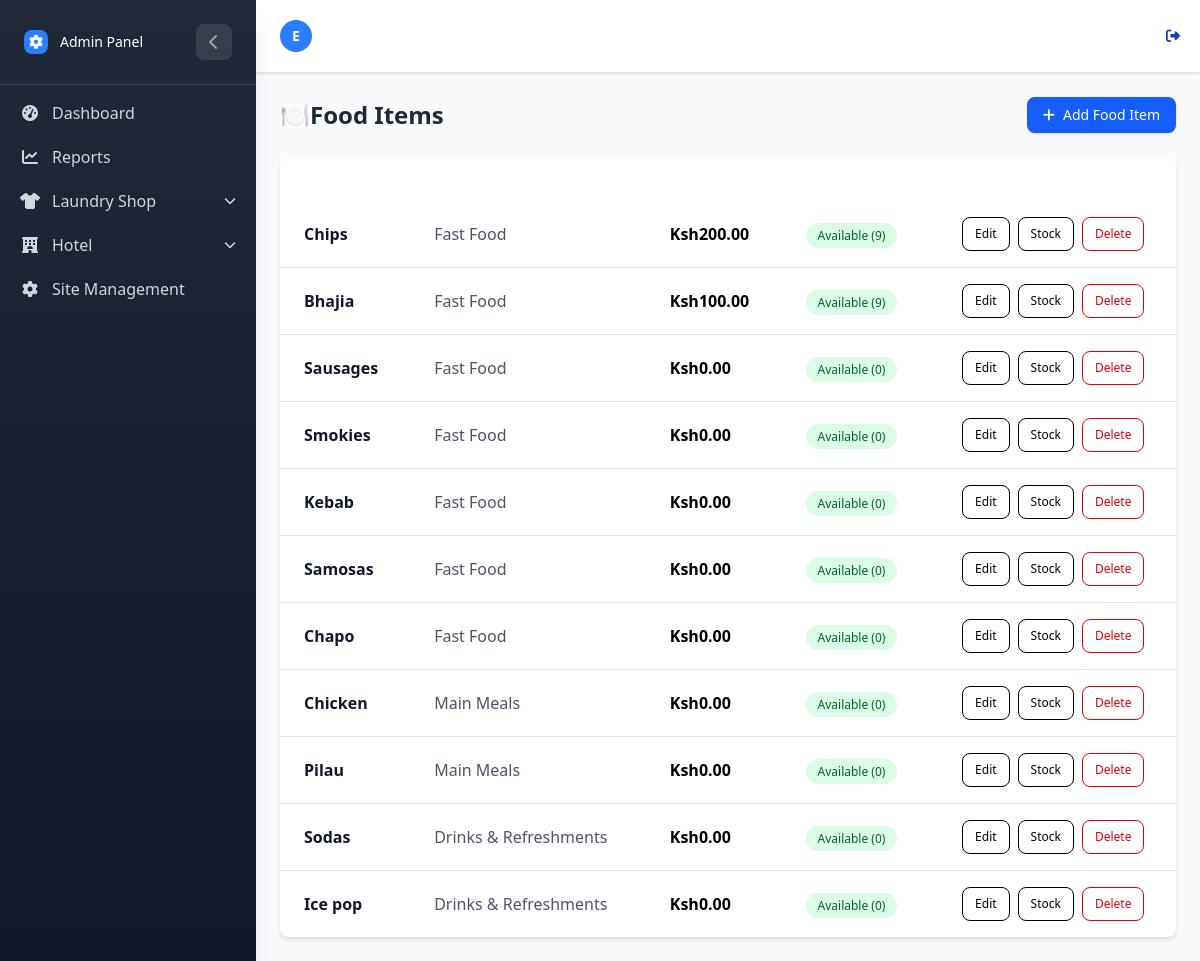
The app's page /Hotel/items/ (signed in), older data.
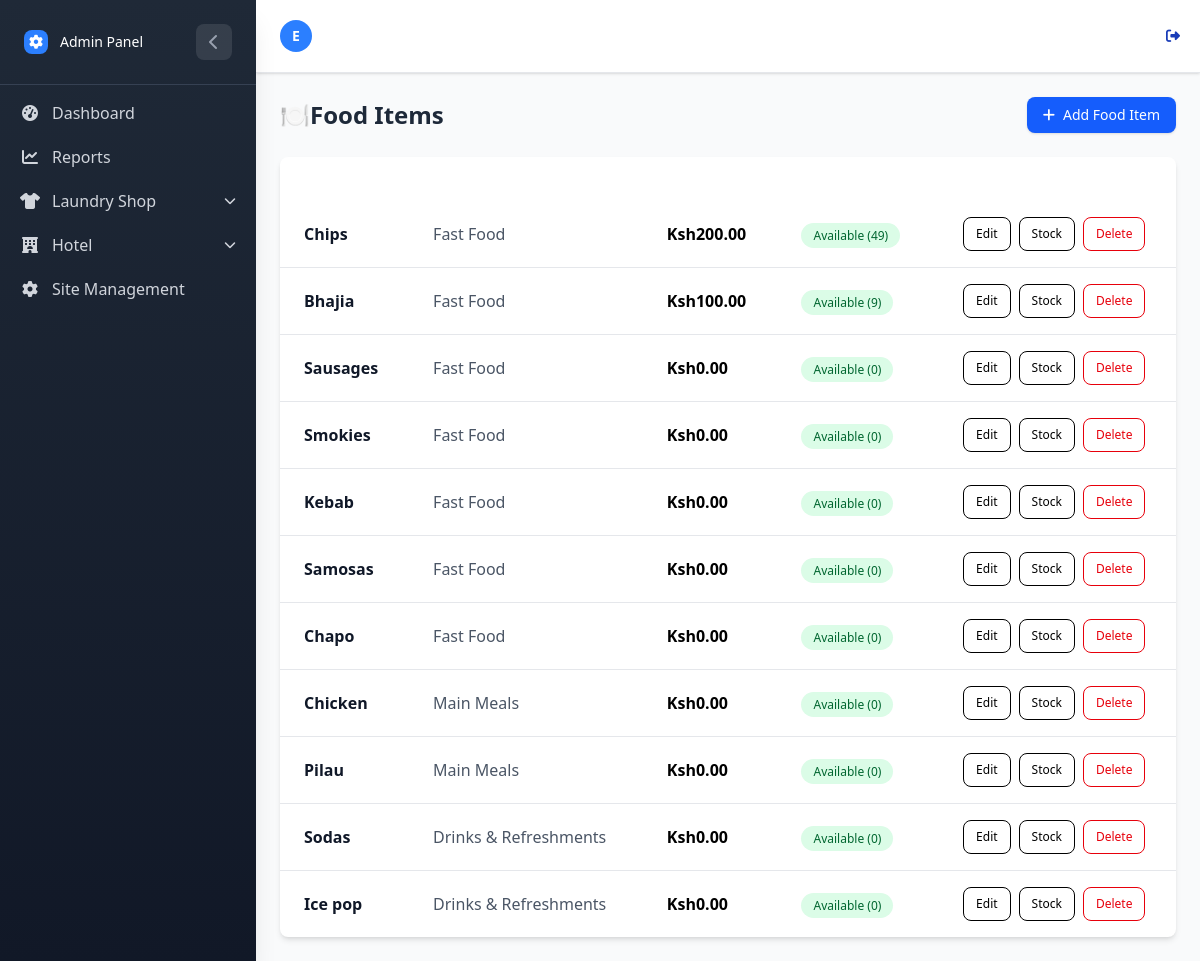
The same page, newer data.
### HotelApp/models.py (models this page shows, shortened)
class FoodItem(models.Model):
    category = models.ForeignKey(FoodCategory, on_delete=models.CASCADE, related_name="items")
    name = models.CharField(max_length=100, db_index=True)
    price = models.DecimalField(max_digits=10, decimal_places=2)
    image = models.ImageField(upload_to=food_item_image_path, blank=True, null=True)
    created_by =  models.ForeignKey(
        settings.AUTH_USER_MODEL,
        on_delete=models.CASCADE)
    quantity = models.PositiveIntegerField(default=0)  # how many portions are available
    is_available = models.BooleanField(default=False, db_index=True)  # marked available by seller

class FoodCategory(models.Model):
    name = models.CharField(max_length=100, unique=True, db_index=True)

### HotelApp/views.py (the view)
# urls.py: path('items/', views.food_item_list, name='food_item_list'),
@login_required
def food_item_list(request):
    items = FoodItem.objects.all()
    return render(request, 'food/food_item_list.html', {'items': items})

### HotelApp/templates/food/food_item_list.html (shortened to what this page needs)
{% extends 'home.html' %}
{% block content %}
<div class="flex justify-between items-center mb-6">
    <h2 class="text-2xl font-bold text-gray-800">🍽️Food Items</h2>
    <a href="{% url 'hotel:food_item_create' %}"
        class="inline-flex items-center px-4 py-2 bg-blue-600 text-white text-sm font-medium rounded-lg shadow hover:bg-indigo-700 transition duration-200">
        <i class="fas fa-plus mr-2"></i> Add Food Item
    </a>
</div>
<div class="overflow-x-auto bg-white shadow-md rounded-lg">
    <table class=" w-full min-w-full border-collapse">
        <thead class="bg-indigo-600 text-white">
            <tr>
                <th class="px-6 py-3 text-left text-sm font-semibold">Name</th>
                <th class="px-6 py-3 text-left text-sm font-semibold">Category</th>
                <th class="px-6 py-3 text-left text-sm font-semibold">Price</th>
                <th class="px-6 py-3 text-left text-sm font-semibold">Status</th>
                <th class="px-6 py-3 text-center text-sm font-semibold">Actions</th>
            </tr>
        </thead>
        <tbody class="divide-y divide-gray-200">
            {% for item in items %}
            <tr class="hover:bg-gray-50 transition">
                <td class="px-6 py-4 font-semibold text-gray-900">{{ item.name }}</td>
                <td class="px-6 py-4 text-gray-600">{{ item.category.name }}</td>
                <td class="px-6 py-4 font-bold text-indigo-600">Ksh{{ item.price }}</td>
                <td class="px-6 py-4">
                    {% if item.is_available %}
                    <span class="px-3 py-1 text-xs font-medium bg-green-100 text-green-800 rounded-full">
                        Available ({{ item.quantity }})
                    </span>
                    {% else %}
                    <span class="px-3 py-1 text-xs font-medium bg-red-100 text-red-800 rounded-full">
                        Unavailable
                    </span>
                    {% endif %}
                </td>
                <td class="px-6 py-4 flex justify-center space-x-2">
                    <a href="{% url 'hotel:food_item_edit' item.pk %}"
                        class="px-3 py-2 text-xs font-medium text-indigo-600 border border-indigo-600 rounded-lg hover:bg-indigo-600 hover:text-white transition">
                        Edit
                    </a>
                    <a href="{% url 'hotel:food_item_availability' item.pk %}"
                        class="px-3 py-2 text-xs font-medium text-yellow-600 border border-yellow-600 rounded-lg hover:bg-yellow-600 hover:text-white transition">
                        Stock
                    </a>
                    <a href="{% url 'hotel:food_item_delete' item.pk %}"
                        class="px-3 py-2 text-xs font-medium text-red-600 border border-red-600 rounded-lg hover:bg-red-600 hover:text-white transition">
                        Delete
                    </a>
                </td>
            </tr>
            {% endfor %}
        </tbody>
    </table>
</div>
{% endblock %}

Row changes from the older to the newer data that the page shows:
changed FoodItem "Chips": quantity "9" → "49"
